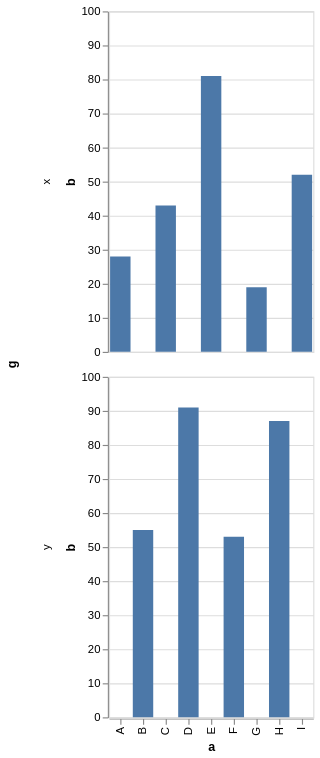

This figure's Vega-Lite source:
### Vega-Lite specification from a JSON file in a GitHub repository (floating-point values rounded to 4 significant figures)
{"data": {"values": [{"a": "A", "b": 28, "c": 5, "g": "x"}, {"a": "B", "b": 55, "c": 9, "g": "y"}, {"a": "C", "b": 43, "c": 2, "g": "x"}, {"a": "D", "b": 91, "c": 7, "g": "y"}, {"a": "E", "b": 81, "c": 4, "g": "x"}, {"a": "F", "b": 53, "c": 6, "g": "y"}, {"a": "G", "b": 19, "c": 8, "g": "x"}, {"a": "H", "b": 87, "c": 1, "g": "y"}, {"a": "I", "b": 52, "c": 3, "g": "x"}]}, "mark": "bar", "encoding": {"x": {"field": "a", "type": "nominal"}, "y": {"field": "b", "type": "quantitative"}, "row": {"field": "g", "type": "nominal"}}}
